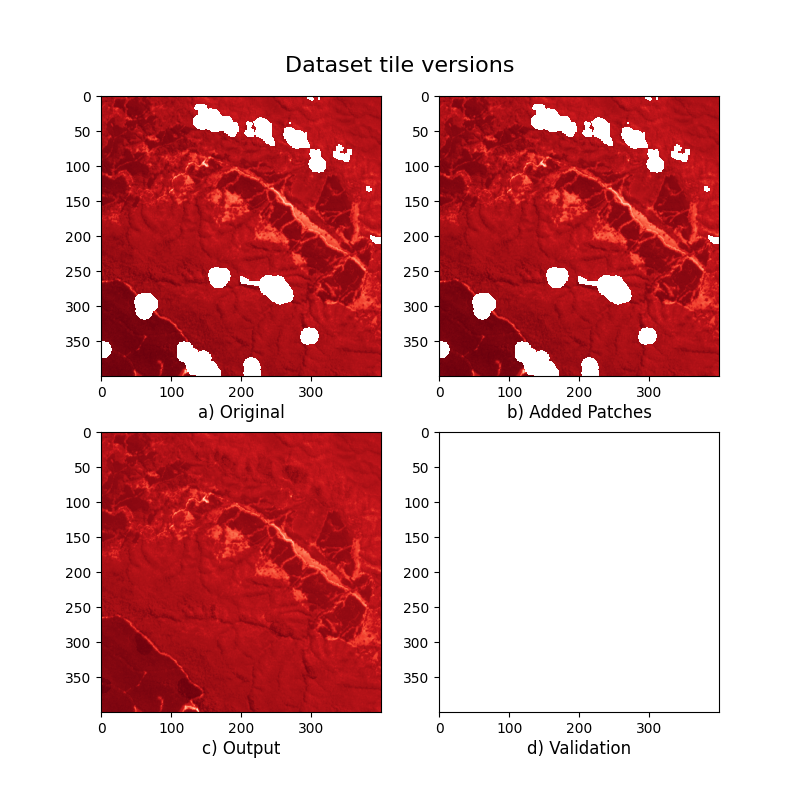

Here is the Python script that generated this plot:
import numpy as np
import xarray as xr
from matplotlib import pyplot as plt

from sklearn.decomposition import PCA


def generate_patches(patch_hsize, mask):
    i = int(np.random.randint(patch_hsize, 400-patch_hsize, size=1))
    j = int(np.random.randint(patch_hsize, 400-patch_hsize, size=1))
    t = int(np.random.randint(mask.shape[0], size=1))

    while np.count_nonzero(~mask[t, j-patch_hsize:j+patch_hsize, i-patch_hsize:i+patch_hsize]) != (2*patch_hsize)**2:
        t = int(np.random.randint(mask.shape[0], size=1))
        i = int(np.random.randint(patch_hsize, 400-patch_hsize, size=1))
        j = int(np.random.randint(patch_hsize, 400-patch_hsize, size=1))

    return t, i, j

ds = xr.open_dataset(f"/data/pca_act/000_clean.nc")
ds = ds.isel(time=(np.count_nonzero(~np.isnan(ds.nbart_blue.values), axis=(1,2)))>160000*.66)

patch_hsize = 40
mask = ds.nbart_blue.isnull().values
pmask = np.zeros(mask.shape, dtype=np.bool)

for _ in range(20):
    t, ii, jj = generate_patches(patch_hsize, mask)
    pmask[t, jj-patch_hsize:jj+patch_hsize, ii-patch_hsize:ii+patch_hsize] = True


stack = ds["nbart_red"].astype(np.float32) #/ 1e4

pstack = stack.where(~pmask)
istack = pstack.interpolate_na(dim='time')
istack = istack.interpolate_na(dim='time', method='nearest', fill_value='extrapolate')

stack = stack.values.reshape(stack.shape[0], -1)
pstack = pstack.values.reshape(stack.shape[0], -1)
istack = istack.values.reshape(stack.shape[0], -1)

refstack = np.copy(stack)

stack[~pmask.reshape(-1,160000)] = np.nan

pca = PCA(n_components=12).fit(istack)
coeffs = pca.transform(istack)
pca_decomp = pca.inverse_transform(coeffs)

fig, axs = plt.subplots(2, 2, figsize=(8, 8))

fig.suptitle('Dataset tile versions', fontsize=16, y=0.93)
axs[0,0].imshow(refstack[10].reshape(400,400), cmap='Reds_r')
axs[0,0].set_title('a) Original', y=-0.18)
axs[0,1].imshow(pstack[10].reshape(400,400), cmap='Reds_r')
axs[0,1].set_title('b) Added Patches', y=-0.18)
axs[1,0].imshow(istack[10].reshape(400,400), cmap='Reds_r')
axs[1,0].set_title('c) Output', y=-0.18)
axs[1,1].imshow(stack[10].reshape(400,400), cmap='Reds_r')
axs[1,1].set_title('d) Validation', y=-0.18)

fig.savefig('fig5.png')
